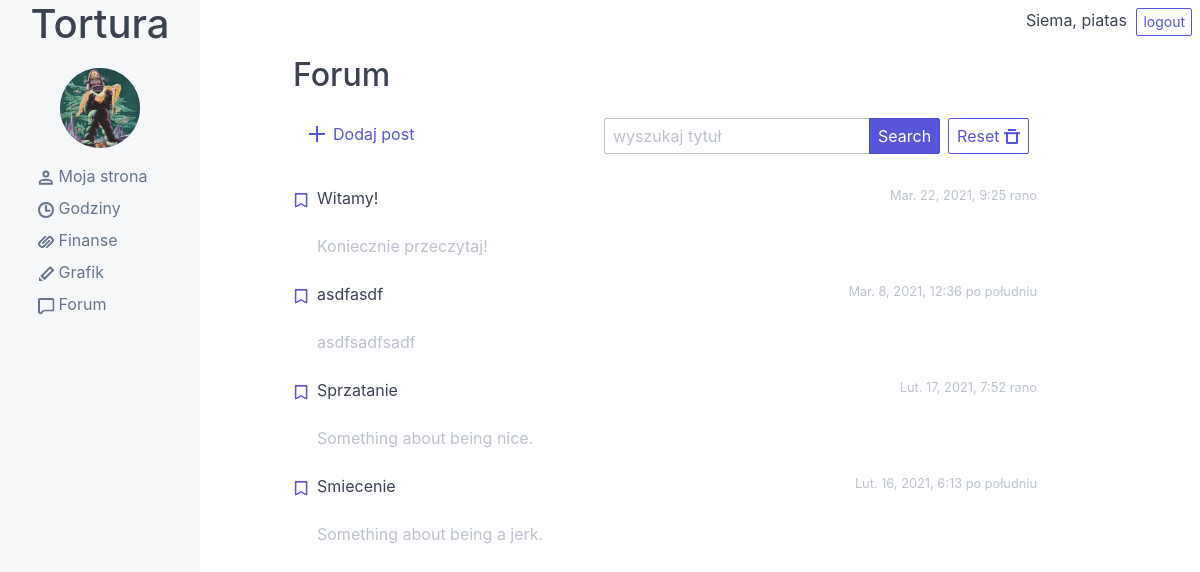
The app's page / (signed in) with its own data.
### articles/models.py (models this page shows, shortened)
class Profile(models.Model):
    user = models.OneToOneField(User, null=True, on_delete=models.CASCADE)
    image = models.ImageField(default='default.jpg', upload_to='profile_pics')
    rate = models.FloatField(null=True)
    logged = models.BooleanField(default=False)

class Article(models.Model):
    user = models.ForeignKey(User, on_delete=models.SET_NULL, null=True)
    title = models.CharField(max_length=256, verbose_name='Title')
    content = models.TextField(verbose_name='Content')
    snippet = models.CharField(max_length=120, verbose_name='Snippet')
    publication_datetime = models.DateTimeField(auto_now_add=True)
    class Meta:
        ordering = ['-publication_datetime']

### articles/views.py (the view)
# urls.py: path('', ArticleListView.as_view(), name='home'),
class ArticleListView(LoginRequiredMixin, ListView):
    def get_queryset(self):
        queryset = apps.get_model('articles.Article').objects.all()
        myFilter = ArticleFilter(self.request.GET, queryset=queryset)
        return myFilter.qs

### articles/templates/articles/article_list.html (shortened to what this page needs)
{% extends 'base.html' %}
{% block content %}
<h2>Forum</h2>
<header class="navbar" style="margin-bottom: 2em;">
  <div class="container">
    <div class="columns">
      <div class="column col-4 col-sm-12">
        <section class="navbar-section mt-2">
          <a href="{% url 'articles:article-create' %}" style="text-decoration: none;">
            <div class="tile tile-centered mx-2">
              <div class="tile-icon">
                <i class="icon icon-plus centered"></i>
              </div>
              <div class="tile-content">
                <div class="tile-title pt-1">Dodaj post</div>
              </div>
            </div>
          </a>
        </section>
      </div>
      <section class="navbar-section mt-2" style="margin-left: 10px;">
        <form class="input-group input-inline" method="GET">
          <input  class="form-input" type="text" name="title_search" id="id_title_search" placeholder="wyszukaj tytuł">
          <button class="btn btn-primary input-group-btn" type="submit">Search</button>
        </form>
        <form class="px-2" method="GET">
          <button class="btn" type="submit">Reset
            <i class="icon icon-delete"></i>
          </button>
      </form>
      </section>
    </div>
  </div>
</header>
{% for article in object_list %}
<a href="{% url 'articles:article-detail' article.id %}" style="text-decoration: none;">
<div class="tile forum-tile" id="tile_">
  <div class="tile-icon">
    <div class="example-tile-icon">
      <i class="icon icon-bookmark centered"></i>
    </div>
  </div>
  <div class="tile-content">
    <p class="tile-title text-dark">{{ article.title }}</p>
    <p class="tile-subtitle text-gray">{{ article.snippet }}</p>
  </div>
  <div class="tile-action text-tiny text-gray">
    {{ article.publication_datetime }}
  </div>
</div>
</a>
{% endfor %}
{% endblock %}

### templates/base.html (shortened to what this page needs)
{% load static %}
<!DOCTYPE html>
<html>
    <head>
        <link rel="stylesheet" href="{% static 'articles/css/spectre.css' %}">
        <link rel="stylesheet" href="{% static 'articles/css/spectre-exp.css' %}">
        <link rel="stylesheet" href="{% static 'articles/css/spectre-icons.css' %}">
        <link rel="stylesheet" href="{% static 'articles/css/style.css' %}">
    </head>
    <body>
        <div class="off-canvas off-canvas-sidebar-show body">
            <div id="sidebar-id" class="off-canvas-sidebar navbar-body">
                <div class="navbar-header">
                    <h1>Tortura</h1>
                    <figure class="avatar avatar-size">
                        <img class="icon icon-file" src="{{ user.profile.image.url }}" />
                    </figure>
                </div>
                <div class="navbar-menu mt-2">
                    <ul class="nav">
                        <li class="nav-item">
                            <a href="{% url 'articles:my-site' %}">
                                <i class="icon icon-people"></i>
                                Moja strona
                            </a>
                        </li>
                        <li class="nav-item">
                            <a href="{% url 'articles:hours' %}">
                                <i class="icon icon-time"></i>
                                Godziny
                            </a>
                        </li>
                        <li class="nav-item">
                            <a href="{% url 'articles:finance' %}">
                                <i class="icon icon-link"></i>
                                Finanse
                            </a>
                        </li>
                        <li class="nav-item">
                            <a href="{% url 'articles:schedule' %}">
                                <i class="icon icon-edit"></i>
                                Grafik
                            </a>
                        </li>
                        <li class="nav-item">
                            <a href="{% url 'articles:home' %}">
                                <i class="icon icon-message"></i>
                                Forum
                            </a>
                        </li>
                    </ul>
                </div>
            </div>
            <div class="off-canvas-content">
                <header>
                    <div class="top">
                        <span>Siema, {{ request.user }}</span>
                        <span style="margin-left: 5px">
                            <a class="btn btn-sm" href="{% url 'logout' %}"> logout </a>
                        </span>
                    </div>
                </header>
                <div class="off-canvas content-overflow" style="margin-top: 20px;">
                    <div class="container col-10 col-md-11" style="margin-left: 5px;">
                        {% block content %}
                        {% endblock %}
                    </div>
                </div>
            </div>
        </div>
    </body>
</html>

### articles/static/articles/css/spectre-exp.css (style rules this page uses)
.off-canvas { display: -ms-flexbox; display: flex; -ms-flex-flow: nowrap; flex-flow: nowrap; height: 100%; position: relative; width: 100%; }
.off-canvas .off-canvas-sidebar { background: #f7f8f9; bottom: 0; left: 0; min-width: 10rem; overflow-y: auto; position: fixed; top: 0; transform: translateX(-100%); transition: transform .25s; z-index: 200; }
.off-canvas .off-canvas-content { -ms-flex: 1 1 auto; flex: 1 1 auto; height: 100%; padding: .4rem .4rem .4rem 4rem; }
@media (min-width: 960px) { .off-canvas.off-canvas-sidebar-show .off-canvas-sidebar { -ms-flex: 0 0 auto; flex: 0 0 auto; position: relative; transform: none; } }

### articles/static/articles/css/style.css (style rules this page uses)
.navbar-menu { margin-left: 30px; }
.navbar-header { text-align: center; }
.navbar-body { min-height: 100vh; }
.content-overflow { overflow: auto; height: 90vh; }
.body { overflow: hidden; height: 100vh; }
.top { text-align: right; }
.forum-tile { transition: background-color 0.5s; }
.avatar-size { height: 4rem; width: 4rem; }
@media (min-width: 760px) { .off-canvas.off-canvas-sidebar-show .off-canvas-sidebar { -ms-flex: 0 0 auto; flex: 0 0 auto; position: relative; transform: none; } }

### records on screen
Article: title "Witamy!", snippet "Koniecznie przeczytaj!", publication_datetime "Mar. 22, 2021, 9:25 rano"
Article: title "asdfasdf", snippet "asdfsadfsadf", publication_datetime "Mar. 8, 2021, 12:36 po południu"
Article: title "Sprzatanie", snippet "Something about being nice.", publication_datetime "Lut. 17, 2021, 7:52 rano"
Article: title "Smiecenie", snippet "Something about being a jerk.", publication_datetime "Lut. 16, 2021, 6:13 po południu"

### other values on screen
{{ request.user }} "piatas"
